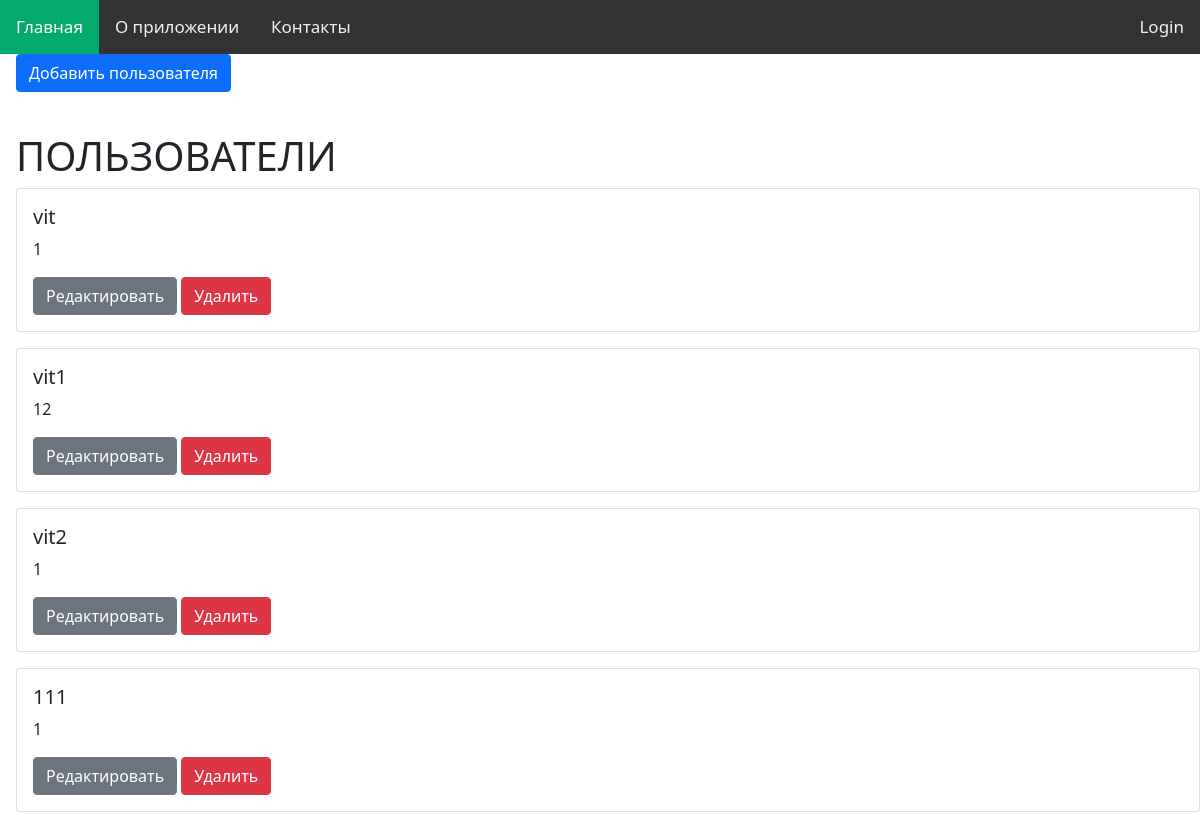
/users, run on an earlier commit of the app's database.
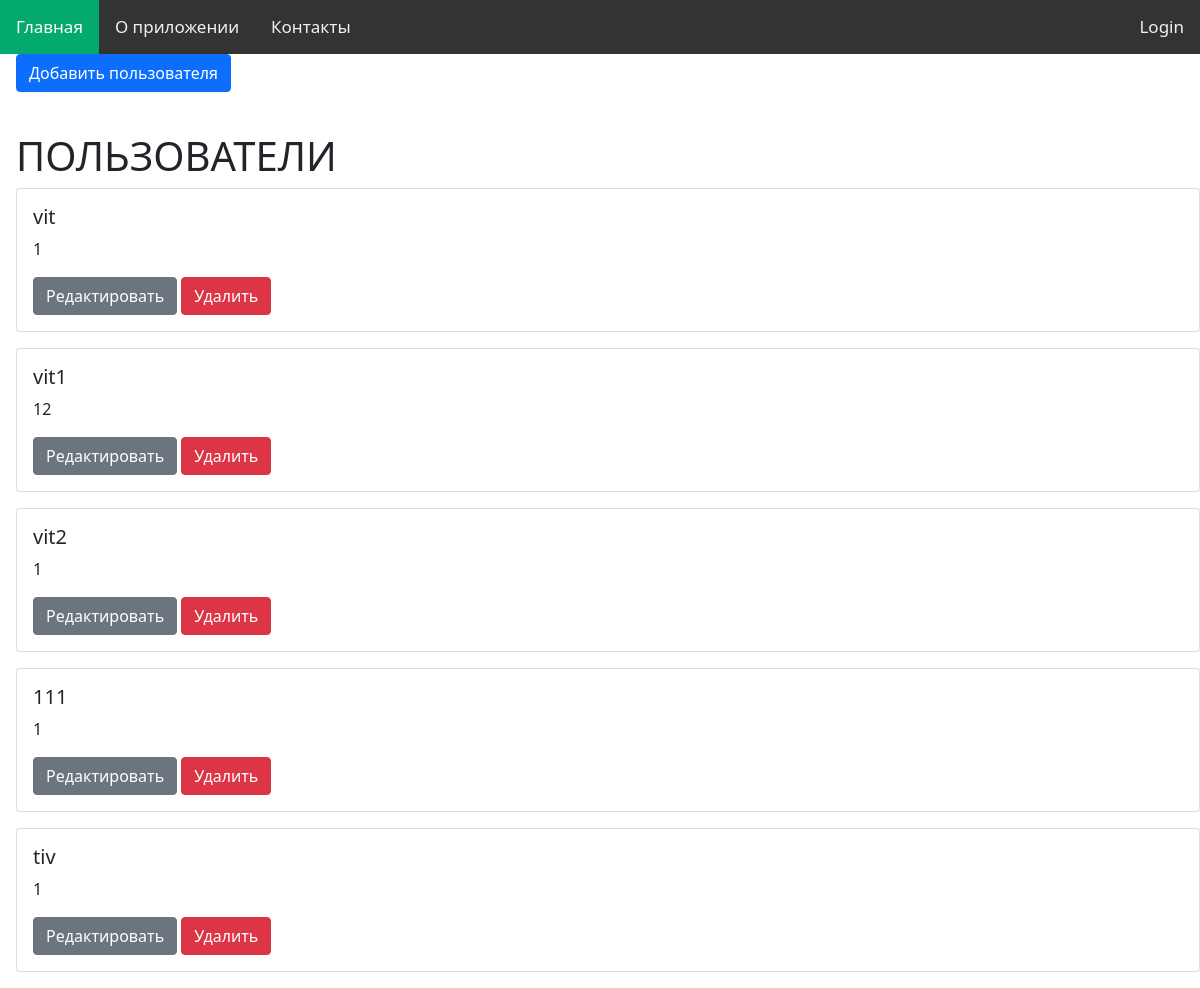
And on a later commit of the database.
### tables this page shows
CREATE TABLE passwords(
                login TEXT PRIMARY KEY,
                password TEXT NOT NULL);

### server.py (the view)
@app.route("/users")
def get_users():
    conn = get_db_connection()
    users = conn.execute('SELECT * FROM passwords').fetchall()
    conn.close()
    return render_template('users/users.html', users=users)

### server.py (called while the page is built)
def get_db_connection():
    conn = sqlite3.connect('blog.db')
    conn.row_factory = sqlite3.Row
    return conn

### templates/users/users.html (shortened to what this page needs)
{% extends "main/base.html" %}
{% block content %}
    <link rel="stylesheet" href="https://cdn.jsdelivr.net/npm/bootstrap@5.1.3/dist/css/bootstrap.min.css">
    <a class="btn btn-primary mb-3" href="{{ url_for('create') }}">Добавить пользователя</a>
    <h1>ПОЛЬЗОВАТЕЛИ</h1>
    {% for user in users %}
        <div class="card mb-3">
            <div class="card-body">
                <h5 class="card-title">{{ user['login'] }}</h5>
                <p class="card-text">{{ user['password'] }}</p>
                <a class="btn btn-secondary" href="{{ url_for('edit_user', login=user['login']) }}">Редактировать</a>
                <form action="{{ url_for('delete_user', login=user['login']) }}" method="POST" class="d-inline">
                    <button class="btn btn-danger" type="submit">Удалить</button>
                </form>
            </div>
        </div>
    {% endfor %}
{% endblock %}

### templates/main/base.html (shortened to what this page needs)
<!DOCTYPE html>
<html lang="en">
<head>
    <link rel="stylesheet" href="{{ url_for('static', filename= 'css/index.css') }}">
</head>
<body>
    <nav>
        <div class="topnav">
            <a class="active navigation" href="{{ url_for('index') }}">Главная</a>
            <a class="navigation" href="{{ url_for('about') }}">О приложении</a>
            <a class="navigation" href="{{ url_for('contact') }}">Контакты</a>
            {% if session.get('username') %}
                <a class="login navigation" href="{{ url_for('account') }}">Личный кабинет</a>
                <a class="login navigation" href="{{ url_for('logout') }}">Выйти</a>
            {% else %}
                <a class="login navigation" href="{{ url_for('auth') }}">Login</a>
            {% endif %}
        </div>
    </nav>
    <main>
        <div style="padding-left:16px">
            {% block content %}{% endblock %}
        </div>
    </main>
</body>
</html>

### static/css/index.css (style rules this page uses)
body { margin: 0; font-family: Arial, Helvetica, sans-serif; }
.topnav { overflow: hidden; background-color: #333; }
.topnav a { float: left; color: #f2f2f2; text-align: center; padding: 14px 16px; text-decoration: none; font-size: 17px; }
.topnav a.login { float: right; color: #f2f2f2; text-align: center; padding: 14px 16px; text-decoration: none; font-size: 17px; }
.topnav a.active { background-color: #04AA6D; color: white; }

What changed in the data, as far as the page shows it:
added passwords: login "tiv", password "1"
